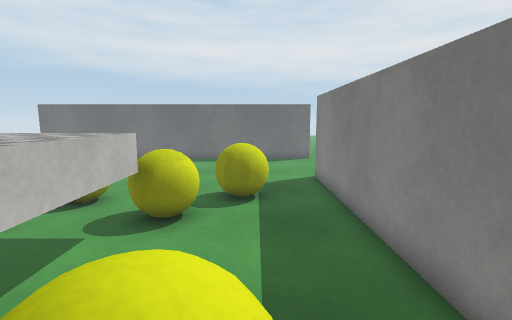
View 1 (above)

16 first-person views from a walk through a 3-D level made in the Unity game engine. The camera is 1.4 m above the floor, tilts 8° down and sees 85° across. The floor is counted in squares, 0.5 m on a side. Each view is taken from the middle of a square. On the plan, view 1 faces up. The plan holds only what a view shows up to about 19 squares ahead; the rest is blank. The place goes on beyond the plan. The player character is not drawn. Surface patterns are stand-ins for the level's own textures.

View 2
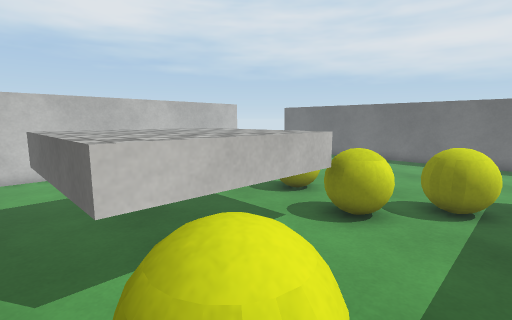

View 3
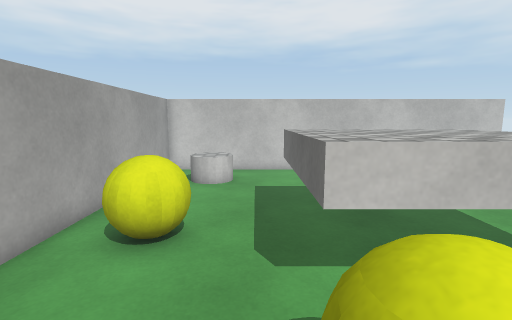

View 4
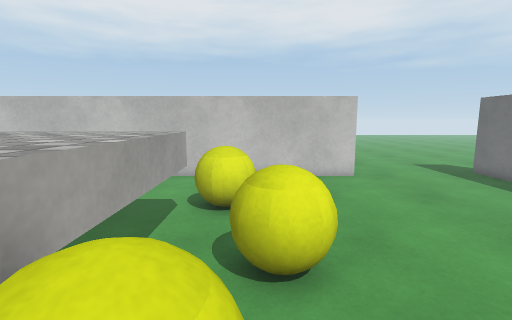

View 5
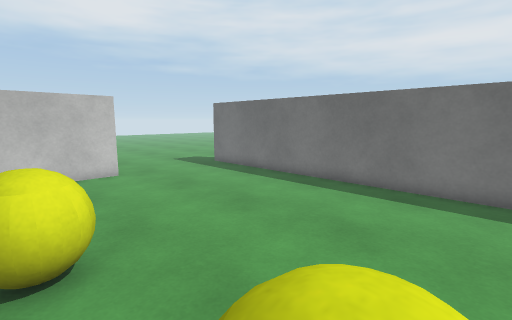

View 6
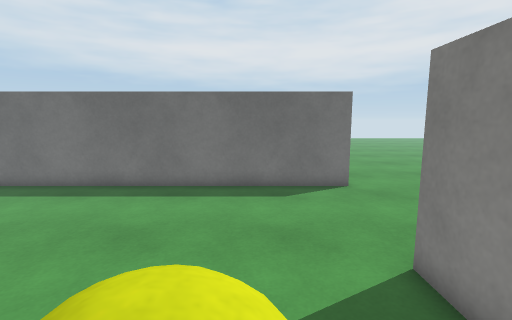

View 7
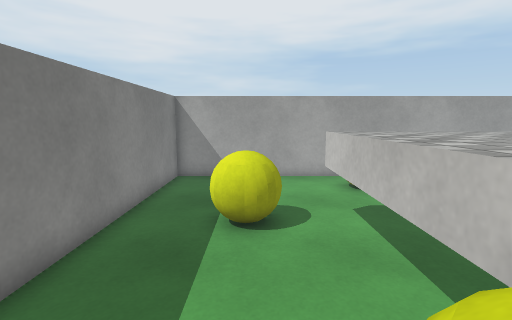

View 8
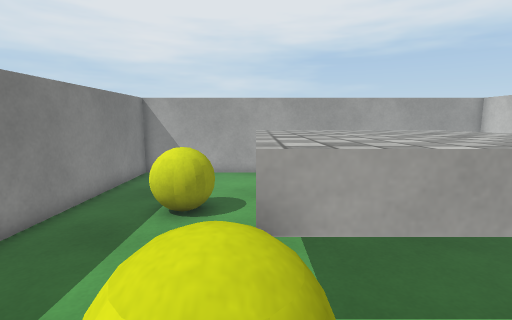

View 9
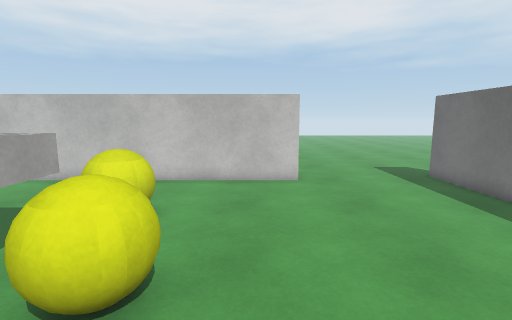

View 10
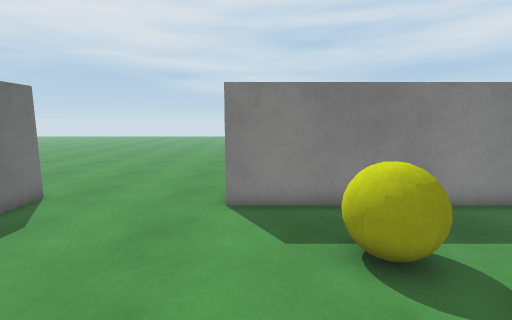

View 11
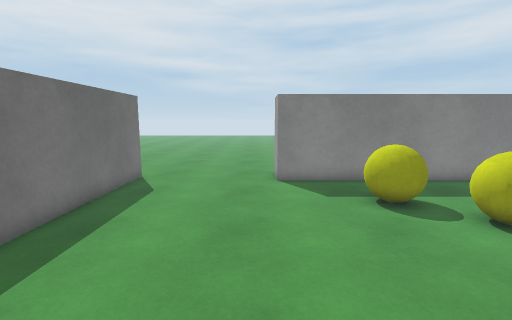

View 12
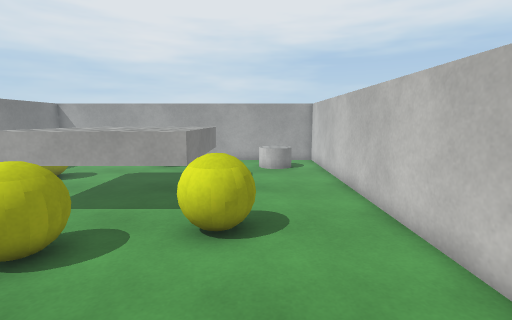

View 13
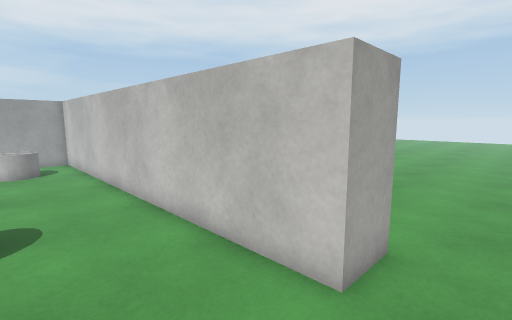

View 14
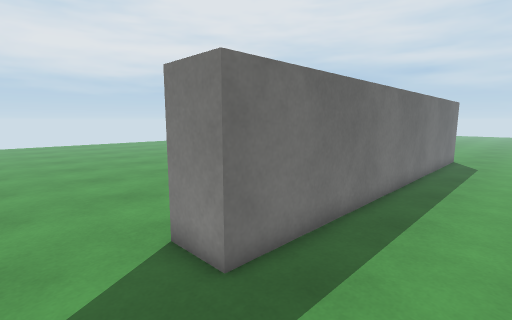

View 15
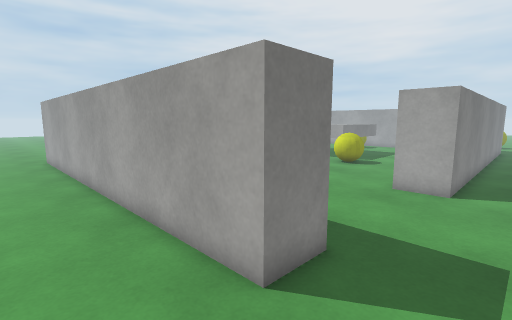

View 16
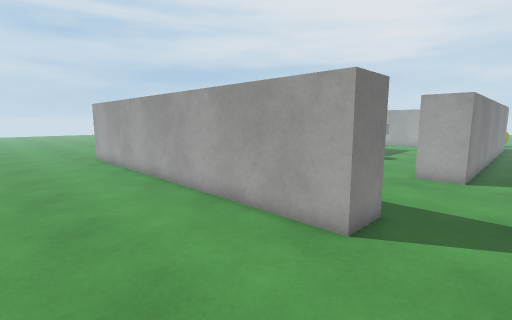

### Floor plan
Key: @ floor where view 1 was taken; # wall or solid block; . floor; ^ raised ledge; B yellow ball; C cylinder.
Columns run from 19 left of view 1 to 7 right of it. Each row starts with its distance up from view 1.
 30 ........
 29 ...............
 28 ...........................
 27 ...........................
 26 ...........................
 25 ...........................
 24 ...........................
 23 ...#####################...
 22 ...#####################...
 21 ...#####################...
 20 ...........................
 19 ...........................
 18 ...........................
 17 ...........................
 16 ...........................
 15 ...........................
 14 ..###.................###..
 13 ..###.................#
 12 ..###.................#
 11  .###.............BB..#
 10  .###.......BBB...BB..#
  9  .###.......BBB.......#
  8  .###.................#
  7  .###.....B^^^^^B.....#
  6  .###.....^^^^^^^.....#
  5  .###.....^^^^^^^.....#
  4  .###.....^^^^^^^.....#
  3  .###.....^^^^^^^.....#
  2  .###.....^^^^^^^.BB..#
  1  .###.....^^^^^^^.BB..#
  0     #..............@..#
 -1     #..C..............#
 -2     #.CC.....BB.......#
 -3     #..C..   BB.... ..#
 -4     #.      ....... ..#
 -5     ###################

Where each view was taken, in squares from view 1:
view 1: 0 up, 0 right, facing up
view 2: 0 up, 1 right, facing up-left
view 3: 0 up, 1 right, facing left
view 4: 9 up, 1 left, facing left
view 5: 9 up, 0 right, facing up-left
view 6: 9 up, 0 right, facing up
view 7: 9 up, 1 left, facing down
view 8: 10 up, 3 left, facing down
view 9: 12 up, 2 left, facing left
view 10: 13 up, 6 left, facing right
view 11: 15 up, 10 left, facing right
view 12: 15 up, 11 left, facing down
view 13: 16 up, 11 left, facing down-left
view 14: 17 up, 19 left, facing up-right
view 15: 26 up, 19 left, facing down-right
view 16: 29 up, 19 left, facing down-right
